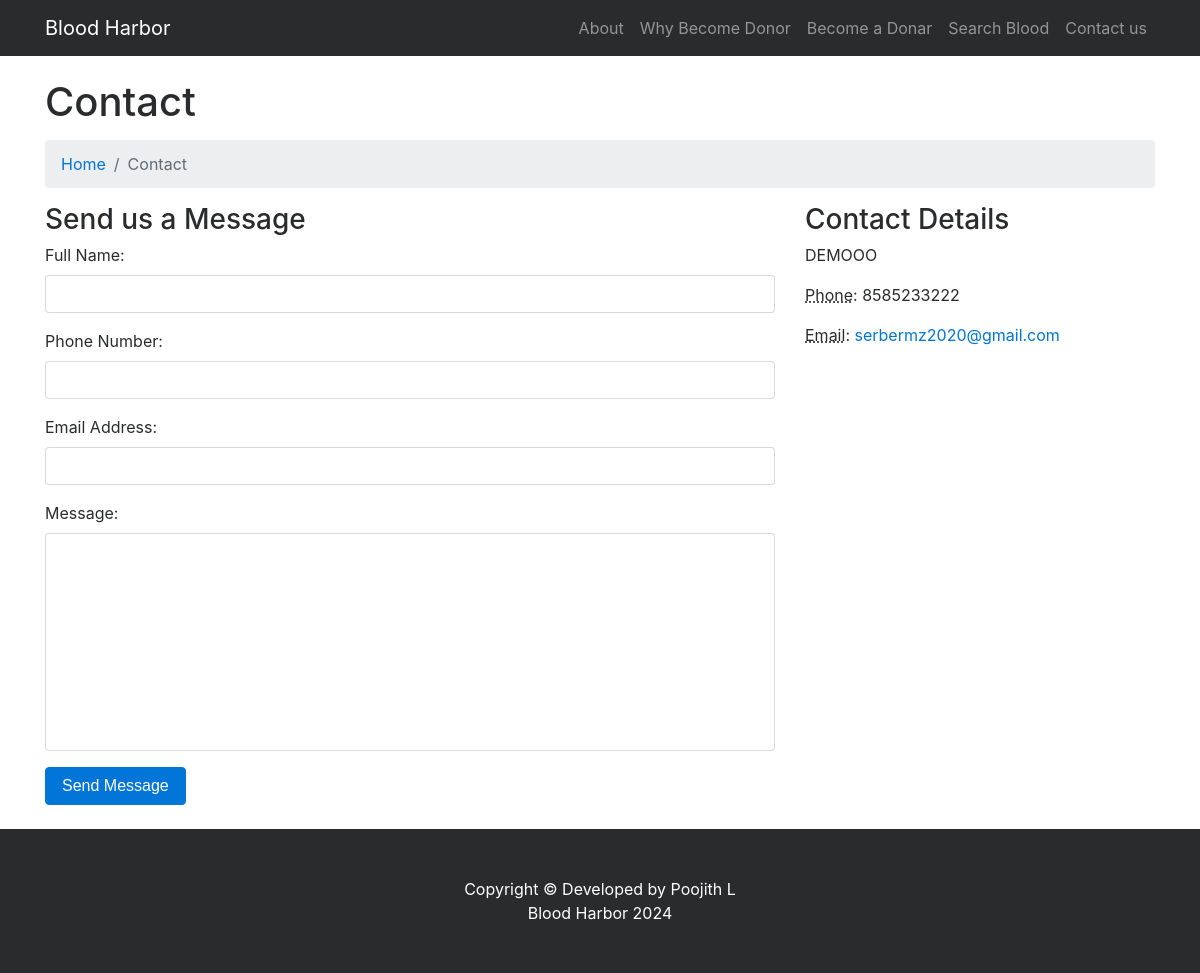
The app's page /contact.php, older data.
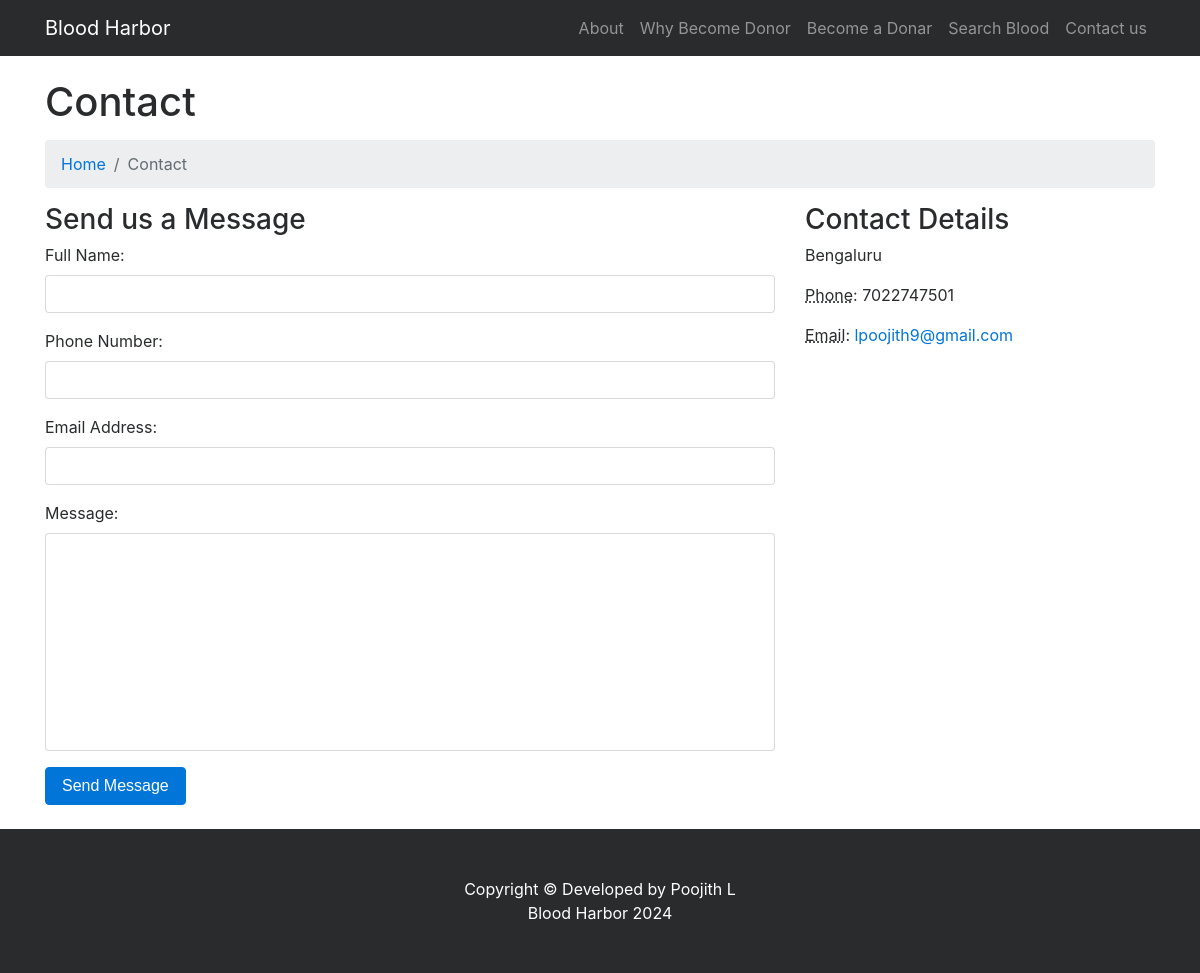
The same page, newer data.
### tables this page shows
CREATE TABLE `tblcontactusinfo` (
  `id` int(11) NOT NULL,
  `Address` tinytext DEFAULT NULL,
  `EmailId` varchar(255) DEFAULT NULL,
  `ContactNo` char(11) DEFAULT NULL
);

### contact.php (the view, shortened to what this page needs)
<?php
include('includes/config.php');
?>
<!DOCTYPE html>
<html lang="en">
<head>
    <link href="vendor/bootstrap/css/bootstrap.min.css" rel="stylesheet">
    <link href="vendor/font-awesome/css/font-awesome.min.css" rel="stylesheet" type="text/css">
    <link href="css/modern-business.css" rel="stylesheet">
</head>
<body>
    <?php include('includes/header.php');?>
    <div class="container">
        <h1 class="mt-4 mb-3">Contact</h1>
        <ol class="breadcrumb">
            <li class="breadcrumb-item">
                <a href="index.php">Home</a>
            </li>
            <li class="breadcrumb-item active">Contact</li>
        </ol>
           <div class="row">
              <div class="col-lg-8 mb-4">
                <h3>Send us a Message</h3>
                <form name="sentMessage"  method="post">
                    <div class="control-group form-group">
                        <div class="controls">
                            <label>Full Name:</label>
                            <input type="text" class="form-control" id="name" name="fullname" required data-validation-required-message="Please enter your name.">
                        </div>
                    </div>
                    <div class="control-group form-group">
                        <div class="controls">
                            <label>Phone Number:</label>
                            <input type="tel" class="form-control" id="phone" name="contactno"  required data-validation-required-message="Please enter your phone number.">
                        </div>
                    </div>
                    <div class="control-group form-group">
                        <div class="controls">
                            <label>Email Address:</label>
                            <input type="email" class="form-control" id="email" name="email" required data-validation-required-message="Please enter your email address.">
                        </div>
                    </div>
                    <div class="control-group form-group">
                        <div class="controls">
                            <label>Message:</label>
                            <textarea rows="10" cols="100" class="form-control" id="message" name="message" required data-validation-required-message="Please enter your message" maxlength="999" style="resize:none"></textarea>
                        </div>
                    </div>
                    <button type="submit" name="send"  class="btn btn-primary">Send Message</button>
                    </form>
                    </div>
<?php $sql = "SELECT Address,EmailId,ContactNo from tblcontactusinfo";
$query = $dbh -> prepare($sql);
$query->execute();
$results=$query->fetchAll(PDO::FETCH_OBJ);
if($query->rowCount() > 0)
{
foreach($results as $result)
{ ?>
            <div class="col-lg-4 mb-4">
                <h3>Contact Details</h3>
                <p>
                   <?php   echo htmlentities($result->Address); ?>
                    <br>
                </p>
                <p>
                    <abbr title="Phone">Phone</abbr>: <?php   echo htmlentities($result->ContactNo); ?>
                </p>
                <p>
                    <abbr title="Email">Email</abbr>: <a href="lpoojith9@gmail.com"><?php   echo htmlentities($result->EmailId); ?>
                    </a>
                </p>
              <?php }} ?>
            </div>
        </div>
    </div>
    <?php include('includes/footer.php');?>
</body>
</html>

Row changes from the older to the newer data that the page shows:
changed tblcontactusinfo: Address "DEMOOO" → "Bengaluru"; ContactNo "8585233222" → "7022747501"; EmailId "serbermz2020@gmail.com" → "lpoojith9@gmail.com"
